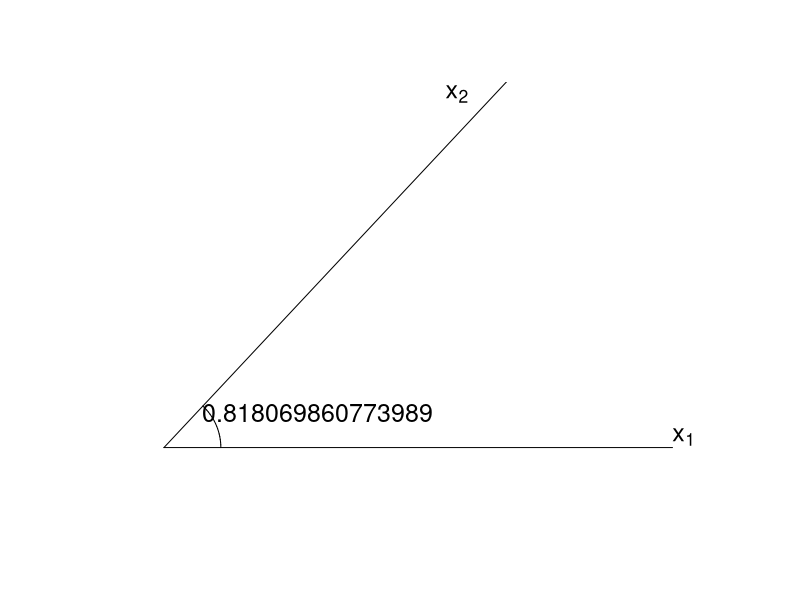

Write R code to recreate this figure.
library(plotrix)
library(zeallot)

set.seed(1)
data_generation <- function () {
      n=100
      xx1=rnorm(n)
      xx2=(xx1+rnorm(n))/sqrt(2)
      yy=xx1+xx2/2+rnorm(n)/5

      x1 <<- xx1-mean(xx1)
      x2 <<- xx2-mean(xx2)
      y <<- yy-mean(yy)
}
data_generation()

dotproduct <- function(vector1, vector2) {
  return(sum(vector1 * vector2))
}

vector_length <- function(vector) {
  return(sqrt(dotproduct(vector, vector)))
}

angle <- function(vector1, vector2) {
  return(acos(dotproduct(vector1, vector2) / (vector_length(vector1) * vector_length(vector2))))
}

cat("The arcos value(angle) between x1 and x2 is : ", angle(x1, x2))

# Creates empty plot and variables
plot(1,type="n",axes=F,xlim=c(-1,10),ylim=c(-1,10),xlab="",ylab="")

# pseudo_X1
pseudo_x1 = c(vector_length(x1), 0)
# arrows(0,0,pseudo_x1[1],pseudo_x1[2])
draw.radial.line(0, pseudo_x1[1], center = c(0,0))
text(pseudo_x1[1] + 0.2, pseudo_x1[2] + 0.3, expression(x[1]),cex=1.5)

# pseudo_X2
pseudo_x2 = c(4.15, 8.6)
draw.radial.line(0,vector_length(x2),center=c(0,0), angle = angle(x1, x2))
# arrows(0,0, pseudo_x2[1], pseudo_x2[2] )
text(pseudo_x2[1] + 1, pseudo_x2[2] + 1.5, expression(x[2]),cex=1.5)

# drawing arc
draw.arc(0,0,1, angle2 = angle(x1, x2))
text(2.7,1, angle(x1,x2),cex=1.5)


# 알고리듬
data_generation()

# bind as matrix for operations
X <- cbind(x1, x2)

# maintain dimensions
c(n, p) %<-% dim(X)

# initial residual and beta
residual <- y
beta <- rep(0, p+1)
threshold <- 0.000001

# Count iterations
n_iterations <- 0

# Iterate until convergence
while (abs(cor(residual, x1)) > threshold | abs(cor(residual, x2)) > threshold) {
  if (abs(cor(residual, x1)) > abs(cor(residual, x2))){
    model <- lm(residual~x1)
    beta <- beta + c(model$coefficients[1], model$coefficients[2], 0)
    y_fit <- beta[1] + beta[2] * x1 + beta[3] * x2
    residual <- y - y_fit
  } else {
    model <- lm(residual~x2)
    beta <- beta + c(model$coefficients[1], 0, model$coefficients[2])
    y_fit <- beta[1] + beta[2] * x1 + beta[3] * x2
    residual <- y - y_fit
  }
  n_iterations <- n_iterations + 1
  if (n_iterations == 2) {
    cat('Iteration: ', n_iterations, ', y_fit length: ', vector_length(y_fit), ', angle between x1: ', angle(x1, y_fit), '\n')
  } else if (n_iterations == 3) {
    cat('Iteration: ', n_iterations, ', y_fit length: ', vector_length(y_fit), ', angle between x1: ', angle(x1, y_fit), '\n')
  } else if (n_iterations == 6) {
    cat('Iteration: ', n_iterations, ', y_fit length: ', vector_length(y_fit), ', angle between x1: ', angle(x1, y_fit), '\n')
  } else if (n_iterations == 45) {
    cat('Iteration: ', n_iterations, ', y_fit length: ', vector_length(y_fit), ', angle between x1: ', angle(x1, y_fit), '\n')
  }
}
cat('Total iteration: ', n_iterations, '\n')
cat('Intercept: ', beta[1], ', beta_1: ', beta[2], ', beta_2: ', beta[3] ,'\n')

# Validation
validation_model <- lm(y ~ x1 + x2)
validation_model$coefficients
